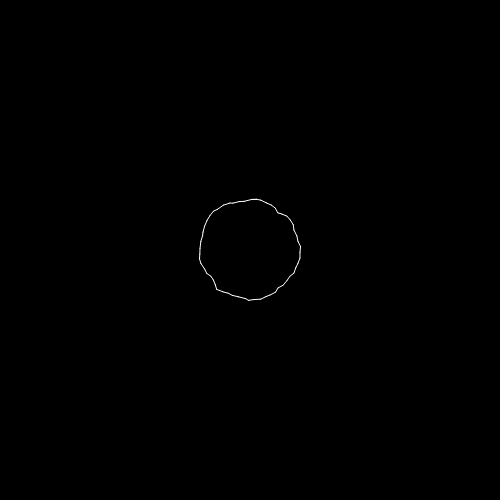
Frame 1 (no input)
Frame 60 (no input): identical to frame 1, image omitted
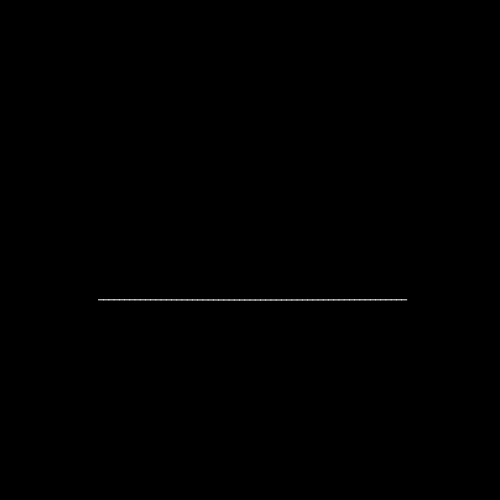
Frame 120 (the mouse pressed at the canvas centre since frame 60)

The p5.js sketch that drew these frames (run headless with seeded random() and noise() and a simulated clock; from frame 60 on, the mouse is pressed at the canvas centre):

// p5.js sketch
// ── sketch.js
var numOfPoints;
var prevPos;
var timeX;
var timeY;

var circlePoses;
var linePoses;
var targetPoses;
var drawCircle;

function setup (){
    createCanvas( 500,500 );
    numOfPoints = 60;
    numOfCircles = 20;
    prevPos = createVector(0,0);
    timeX = 0;
    timeY = 0;
    drawCircle = true;
    circlePoses = [];
    linePoses = [];
    targetPoses = [];
    
    var r = width * 0.1;
    var noiseAmount = 0.1;
    
    var length = r * TWO_PI;
    
    for (var i = 0; i < numOfPoints; i++ ){
        var xPos = width/2 + Math.cos(i/(numOfPoints-2) * TWO_PI- PI/2) * r;
        var yPos = height/2 + Math.sin(i/(numOfPoints-2) * TWO_PI- PI/2) * r;

        var noiseValX = noise(timeX, xPos * noiseAmount, yPos * noiseAmount);
        var noiseValY = noise(timeY, yPos * noiseAmount, xPos * noiseAmount);

        noiseValX = map(noiseValX, 0, 1, -5, 5);
        noiseValY = map(noiseValY, 0, 1, -5, 5);

        xPos += noiseValX;
        yPos += noiseValY;
        
        circlePoses.push(createVector(xPos, yPos));
        targetPoses.push(createVector(xPos, yPos));
        var xLinePos = width/2 + ((numOfPoints - i)/numOfPoints * length) - length/2;
        var yLinePos = height/2 + r;
        
        linePoses.push(createVector(xLinePos, yLinePos));
    }
}

function draw (){
    background(0);
    timeX += 0.04;
    timeY += 0.03;
    
    
    for(var i = 0; i < numOfPoints; i++ ) {
        
        stroke( 255 );
        if (drawCircle){
           targetPoses[i] = p5.Vector.lerp(targetPoses[i], circlePoses[i], 0.1); 
        } else {
           targetPoses[i] = p5.Vector.lerp(targetPoses[i], linePoses[i], 0.1); 
        }
        
        if (i > 0){
            line(targetPoses[i-1].x, targetPoses[i-1].y, targetPoses[i].x, targetPoses[i].y);
        }
    }
}

function mousePressed(){
    drawCircle = !drawCircle;
}
